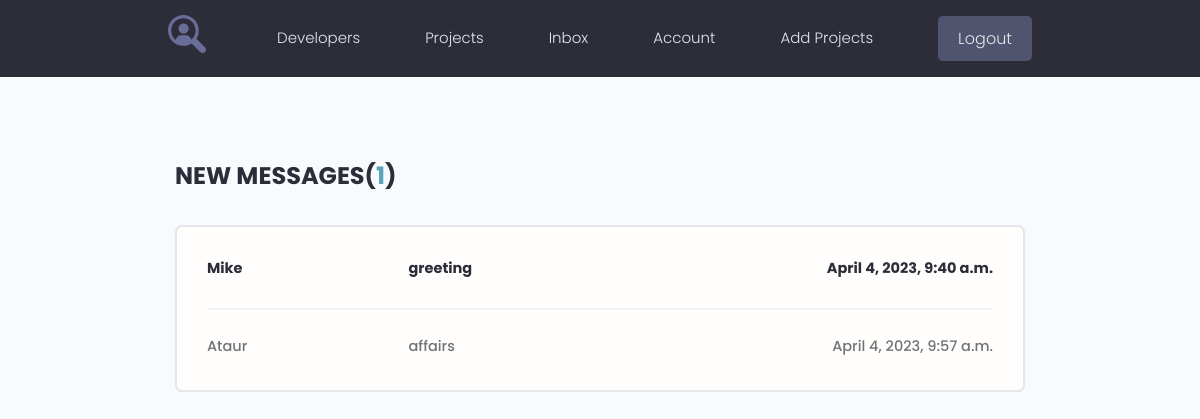
The app's page /inbox/ (signed in), older data.
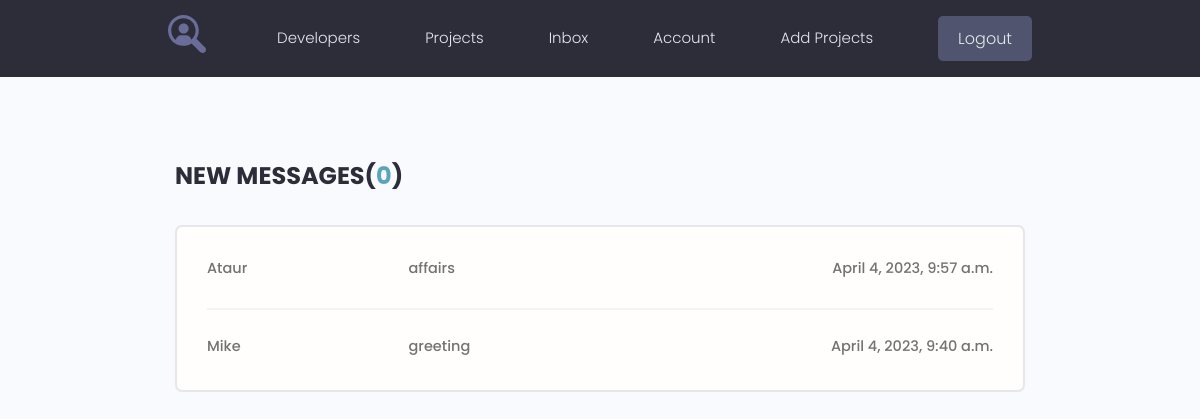
The same page, newer data.
### users/models.py (models this page shows, shortened)
class Message(models.Model):
    sender = models.ForeignKey(Profile, on_delete=models.SET_NULL, null=True, blank=True) # отправитель
    recipient = models.ForeignKey(Profile, on_delete=models.SET_NULL, null=True, blank=True, related_name='messages') # получатель, related_name - имя по кот-му мы сможем обратиться к данному полю, если какое-то поле по внешнему ключу мы хотим получать доступ, мы к нему не добавляли _set, в место этого мы можем обратиться по этому имени.
    name = models.CharField(max_length=200, null=True, blank=True) # имя пользователя кот-й прислал сообщение.
    email = models.EmailField(max_length=200, null=True, blank=True) # работает как CharField, только валидация будет на ввод email, что бы была @ и один символ после собачки.
    subject = models.CharField(max_length=200, null=True, blank=True) # тема письма
    body = models.TextField() # тело сообщения, поле обязательное для заполнения
    is_read = models.BooleanField(default=False, null=True) # нужно как-то отслеживать сообщение прочитано или нет, есть два состояния, либо прочитано, лио нет. По умолчанию не прочитанное сообщение. null=True - и уже программно будет, что сообщение прочитано.
    created = models.DateTimeField(auto_now_add=True) # дата создания этого сообщения
    class Meta:
        ordering = ['is_read', '-created'] # Сначала прочитанные или нет, что бы непрочитанные были вверху. По дате создания.

### users/views.py (the view)
# urls.py: path('inbox/', views.inbox, name='inbox'), # редактирование навыков
@login_required(login_url='login')
def inbox(request):
    profile = request.user.profile
    messages_requests = profile.messages.all()  # message_requests = # из таблицы Message достаем все данные по имени related_name='messages'. Относительно пользователя достаем эти сообщения, что бы другие пользователи эти сообщения не видели.
    unread_count = messages_requests.filter(is_read=False).count()
    context = {
        'messages_requests': messages_requests,  # все сообщения
        'unread_count': unread_count  # не прочитанные
    }
    return render(request, 'users/inbox.html', context)

### users/templates/users/inbox.html
{% extends 'projects/base.html' %}
{% block content %}
<main class="inbox my-xl">
    <div class="content-box">
        <h3 class="inbox__title">New Messages(<span>{{ unread_count }}</span>)</h3>
        <ul class="messages">
            {% for message in messages_requests %}
            {% if message.is_read == False %}
            <li class="message message--unread">
                {% else %}
            <li class="message message">
                {% endif %}
                <a href="{% url 'message' message.id %}">
                    <span class="message__author">{{ message.name }}</span>
                    <span class="message__subject">{{ message.subject }}</span>
                    <span class="message__date">{{ message.created}}</span>
                </a>
            </li>
            {% endfor %}
        </ul>
    </div>
</main>
{% endblock %}

Row changes from the older to the newer data that the page shows:
shown differently, row unchanged: Message "Ataur": moves up the list
changed Message "Mike": is_read False → True (drawn)
Text that changed along with them:
{{ unread_count }}: "1" → "0"
